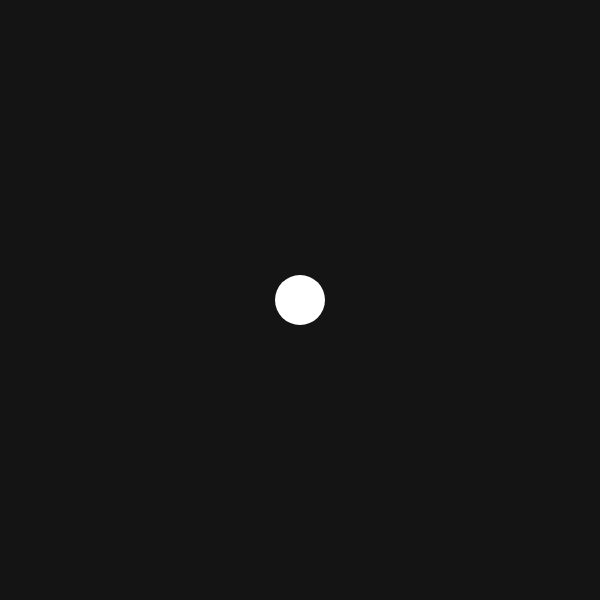
Frame 1 (no input)
Frame 60 (no input): identical to frame 1, image omitted
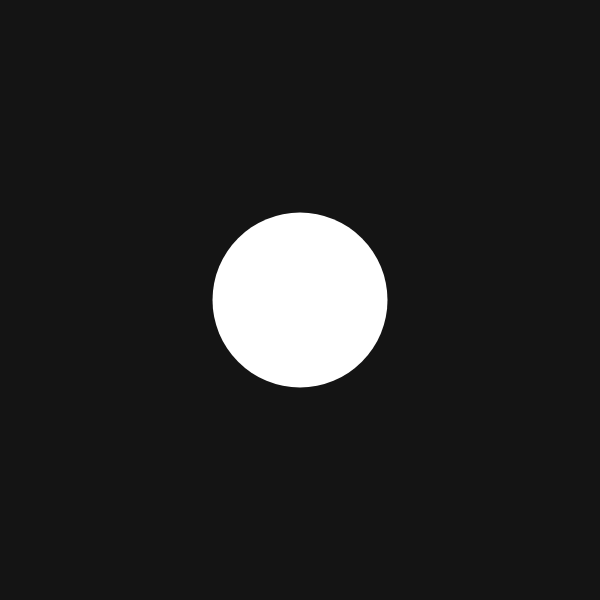
Frame 120 (the mouse pressed at the canvas centre since frame 60)

The p5.js sketch that drew these frames (run headless with seeded random() and noise() and a simulated clock; from frame 60 on, the mouse is pressed at the canvas centre):

// p5.js sketch
// ── sketch.js
function setup() {
  createCanvas(600, 600);
}

function draw() {
  background(20);
  noStroke();
  fill(255)

  //map the size of the ellipse to the position of the mouse
  let diam = map(mouseX, 0, height, 50, 300);
  //let diam = mouseX;
  ellipse(width * 0.5, height * 0.5, diam, diam);
}
